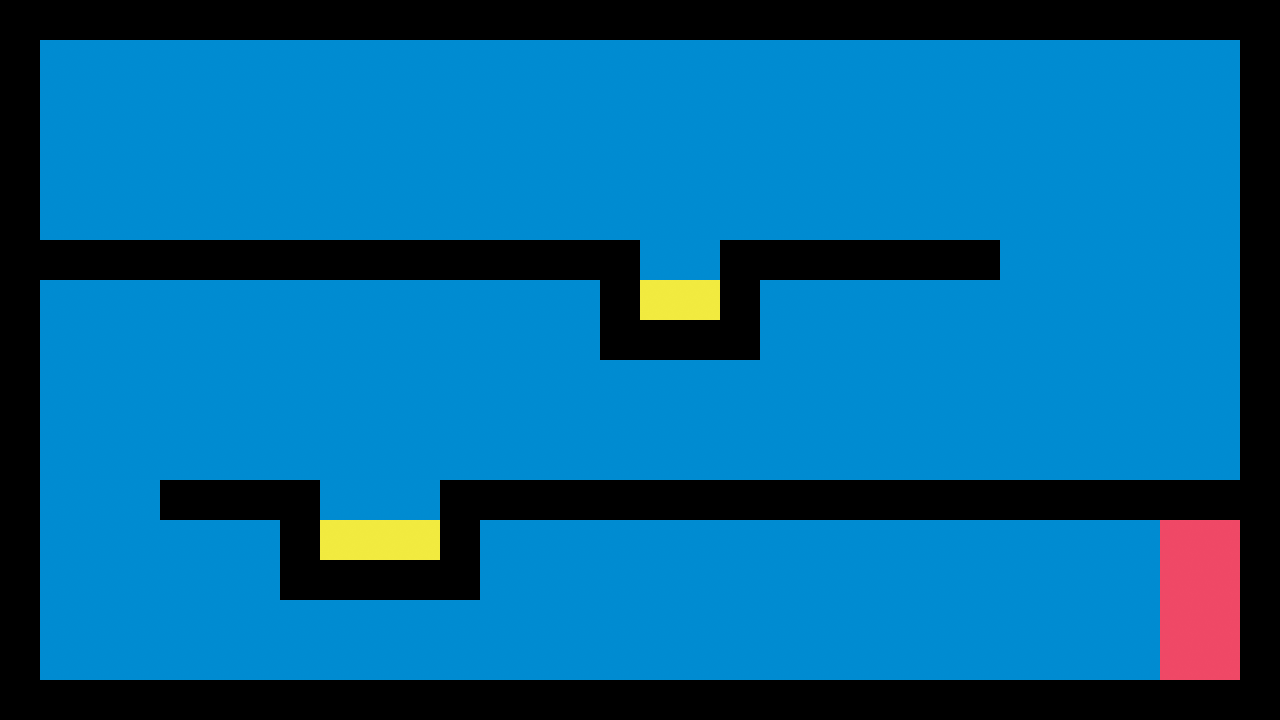

Rendered tile map (Tiled .tmx) drawn with the repository's tilesets; below, a short description and the map source with its tile grids summarised:
An orthogonal 32x18 tile map with 40x40 px tiles, 1 tile layer (Tile Layer 1).

<map version="1.0" orientation="orthogonal" width="32" height="18" tilewidth="40" tileheight="40">
 <tileset firstgid="1" name="Tiles" tilewidth="40" tileheight="40">
  <image source="tiles.png" width="160" height="160" />
  <tile id="0">
   <properties>
    <property name="blocked" value="" />
   </properties>
  </tile>
  <tile id="3">
   <properties>
    <property name="die" value="" />
   </properties>
  </tile>
  <tile id="4">
   <properties>
    <property name="goal" value="" />
   </properties>
  </tile>
 </tileset>
 <layer name="Tile Layer 1" width="32" height="18">
  <data>[576 cells, 576 non-empty, 4 distinct tile ids]</data>
 </layer>
</map>